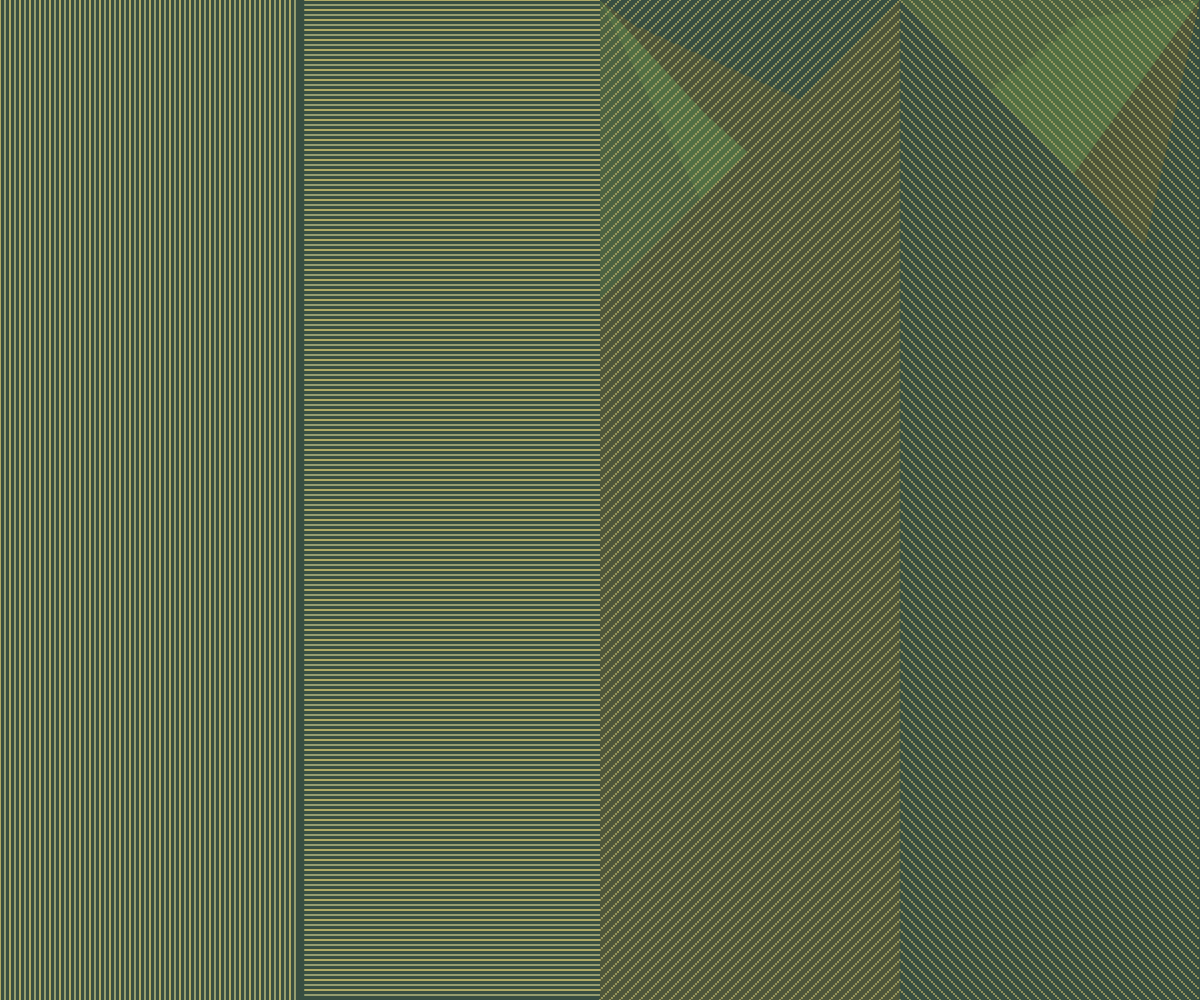
Frame 1 (no input)
Frame 60 (no input): identical to frame 1, image omitted
Frame 120 (the mouse pressed at the canvas centre since frame 60): identical to frame 1, image omitted

The p5.js sketch that drew this single still picture (run headless with seeded random() and noise() and a simulated clock; from frame 60 on, the mouse is pressed at the canvas centre):

// p5.js sketch
// ── sketch.js

function setup(){

  createCanvas(windowWidth, windowHeight);
  
  let color1 = "#435443";
  let color2 = "#aea965";
  let color3 = "#939c6e";
  let color4 = "#4d553a";
  let color5 = "#384e41";
  let color6 = "#416141";
  let color7 = '#4b6141';
  let color8 = '#526e44';
  background(color5)
  let gap = 5;
  strokeWeight(2);
  for(x=0;x<windowWidth/4;x += 2*gap){
      stroke(color2);
      line(x, 0, x, windowHeight);
      stroke(color3);
      line(x + gap, 0, x+ gap, windowHeight);

    }

  for(y=0;y<windowHeight;y += 2*gap){
    stroke(color2);
    line(windowWidth/4+gap, y, windowWidth/2,y);
    stroke(color3);
    line(windowWidth/4+gap, y+gap, windowWidth/2,y+gap);
  }

  noStroke()
  fill(color7)
  triangle(windowWidth/2,0,windowWidth*3/4,0,windowWidth/2,windowWidth/4)
  
  fill(color8)
  let c = 0
  for(x=0;x<100;x+=10){
    triangle(3*windowWidth/4,0,3*windowWidth/4-windowWidth/12-c,3*windowWidth/12-0.9*c,windowWidth/2,0);
    c = x+10
  }
  fill(color4)
  let b = 0
  for(x=0;x<100;x+=10){
    triangle(3*windowWidth/4,0,3*windowWidth/4-windowWidth/12-b,2*windowWidth/12-0.9*b,windowWidth/2,0);
    b = x+10
  }
  fill(color5)
  let a = 0
  for(x=0;x<100;x+=10){
    triangle(3*windowWidth/4,0,3*windowWidth/4-windowWidth/12-1.8*a,windowWidth/12-0.8*a,windowWidth/2,0);
    a = x+10
  }


  noStroke()
  fill(color7)
  triangle(windowWidth,0,windowWidth*3/4,0,windowWidth,windowWidth/4)
  fill(color8)
  c=0
  for(x=0;x<100;x+=10){
    c = x+10  
    triangle(windowWidth,0,windowWidth*13/16+c,windowWidth/12-0.8*c,windowWidth,windowWidth/4);

    
  }
 
  fill(color4)
  b=0
  for(x=0;x<100;x+=10){
    b = x+10  
    triangle(windowWidth,0,windowWidth*14/16+1.2*b,2*windowWidth/12-b,windowWidth,windowWidth/4);

  }
  fill(color5)
  a=0
  for(x=0;x<100;x+=10){
    a = x+10  
    triangle(windowWidth,0,windowWidth*15/16+a,3*windowWidth/12-a,windowWidth,windowWidth/4);

  }

  fill(color4)

  quad(windowWidth/2, windowWidth/4,windowWidth/2, windowHeight,windowWidth*3/4,windowHeight,windowWidth*3/4,0)
  

  fill(color5)

  quad(windowWidth, windowWidth/4,windowWidth, windowHeight,windowWidth*3/4,windowHeight,windowWidth*3/4,0)
  
  let r = 2
  for(y=0;y<windowHeight+windowWidth/4;y += 2*gap){
    fill(color2);
    for(x = 0;x<(2^0.5)*(windowWidth/8);x+=r){
      ellipse(windowWidth/2+x, -y+windowWidth/4+windowHeight-x, r)
    }
  }
  

  for(y=0;y<2*windowHeight;y += 2*gap){
    fill(color2);
    for(x = 0;x<(2^0.5)*(windowWidth/8);x+=r){
      ellipse(windowWidth*3/4+x, -windowWidth/4+y+x, r)
    }
  }
  


}
function draw() {

}

// function setup() {
//   createCanvas(windowWidth, windowHeight);
//   fill('black')
//   stroke(0.1)
//   let colorRange = [
//     color(252, 244, 3, 90), 
//     color(255, 28, 28, 90), 
//     color(3, 36, 252, 90), 
//     color(42, 156, 61, 90)
//   ];
//   for(x = 0;x<200;x++){
//     let rncolor = random(colorRange);
//     stroke(rncolor)
//     let a = random(0, windowWidth+1);
//     let b = random(0, windowHeight+1);
//     let c = random(0, windowWidth+1);
//     let d = random(0, windowHeight+1);

  
//     line(a, 0, 0, b)
//     line(c,windowHeight,windowWidth,d)
//     for(y = 0;y<1;y++){
//       rncolor = random(colorRange);
//       stroke(rncolor)
//       line(c,0,a,windowHeight)
//       line(0,d,windowWidth,b)
//     }

//   }

// }

// function draw() {

// }
// function mouseClicked(){
//   setup()
// }

// function setup() {
//   createCanvas(windowWidth, windowHeight);
//   noFill();
//   strokeWeight(1); // Set stroke weight for better visibility

//   let colorRange = [
//     color(252, 244, 3, 90), 
//     color(255, 28, 28, 90), 
//     color(3, 36, 252, 90), 
//     color(42, 156, 61, 90)
//   ];

//   for (let x = 0; x < 300; x++) {
//     let rncolor = random(colorRange);
//     stroke(rncolor);

//     let [x1, y1] = getRandomEdgePoint();
//     let [x2, y2] = getRandomEdgePoint();

//     let cx1 = random(0, windowWidth);
//     let cy1 = random(0, windowHeight);
//     let cx2 = random(0, windowWidth);
//     let cy2 = random(0, windowHeight);

//     bezier(x1, y1, cx1, cy1, cx2, cy2, x2, y2);
//   }
// }

// function getRandomEdgePoint() {
//   let edge = floor(random(4)); // Randomly choose an edge: 0 = top, 1 = right, 2 = bottom, 3 = left
//   switch (edge) {
//     case 0: // Top edge
//       return [random(0, windowWidth), 0];
//     case 1: // Right edge
//       return [windowWidth, random(0, windowHeight)];
//     case 2: // Bottom edge
//       return [random(0, windowWidth), windowHeight];
//     case 3: // Left edge
//       return [0, random(0, windowHeight)];
//   }
// }
